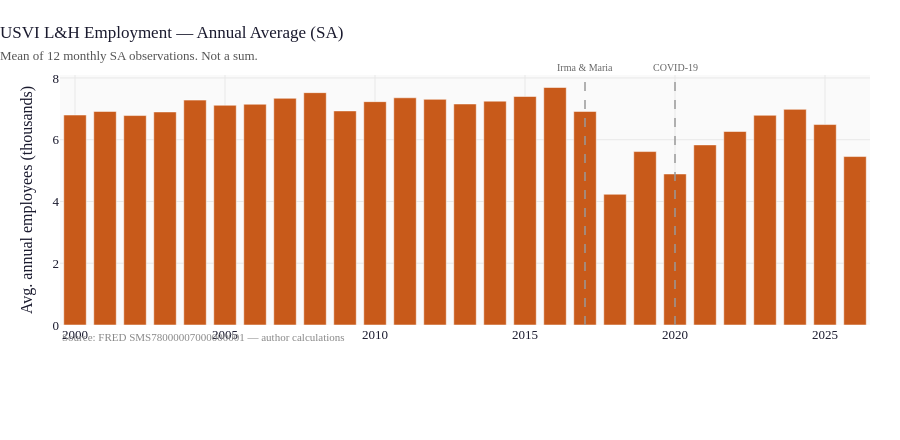

This figure's notebook cell:
### Markdown cell above
---
## 3. FRED Annual Averages

### Code cell
# Annual average SA employment (mean of monthly, not sum)
fred_ann = (
    fred.groupby("year")[["emp_sa", "emp_nsa"]]
    .mean()
    .reset_index()
    .rename(columns={"emp_sa": "sa_avg", "emp_nsa": "nsa_avg"})
)

fig = bar_chart(
    fred_ann.query("year >= 2000"),
    x="year",
    y="sa_avg",
    title="USVI L&H Employment — Annual Average (SA)",
    subtitle="Mean of 12 monthly SA observations. Not a sum.",
    y_label="Avg. annual employees (thousands)",
    color=PALETTE["employment"],
    source="FRED SMS78000007000000001 — author calculations",
    shock_x=[2017, 2020],
)
fig.show()

print("Annual average SA employment (thousands):")
print(fred_ann.query("year >= 2000").set_index("year").round(2).to_string())

### Figure 1 — Plotly figure (JSON) as saved in the notebook; plotly's stock layout.template omitted (floating-point values rounded to 4 significant figures)
{"data": [{"marker": {"color": "#c85a1a"}, "name": "sa_avg", "type": "bar", "x": [2000, 2001, 2002, 2003, 2004, 2005, 2006, 2007, 2008, 2009, 2010, 2011, 2012, 2013, 2014, 2015, 2016, 2017, 2018, 2019, 2020, 2021, 2022, 2023, 2024, 2025, 2026], "y": [6.8, 6.917, 6.783, 6.9, 7.283, 7.117, 7.15, 7.342, 7.525, 6.933, 7.233, 7.358, 7.308, 7.158, 7.25, 7.4, 7.692, 6.917, 4.233, 5.617, 4.892, 5.833, 6.267, 6.792, 6.983, 6.492, 5.456]}], "layout": {"annotations": [{"showarrow": false, "text": "<span style='color:#888;font-size:11px'>Source: FRED SMS78000007000000001 — author calculations</span>", "x": 0, "xanchor": "left", "xref": "paper", "y": -0.08, "yref": "paper"}, {"font": {"color": "#666", "size": 10}, "showarrow": false, "text": "Irma & Maria", "x": 2017, "xanchor": "center", "xref": "x", "y": 1, "yanchor": "bottom", "yref": "y domain"}, {"font": {"color": "#666", "size": 10}, "showarrow": false, "text": "COVID-19", "x": 2020, "xanchor": "center", "xref": "x", "y": 1, "yanchor": "bottom", "yref": "y domain"}], "bargap": 0.25, "height": 440, "shapes": [{"line": {"color": "#999999", "dash": "dash", "width": 1.5}, "type": "line", "x0": 2017, "x1": 2017, "xref": "x", "y0": 0, "y1": 1, "yref": "y domain"}, {"line": {"color": "#999999", "dash": "dash", "width": 1.5}, "type": "line", "x0": 2020, "x1": 2020, "xref": "x", "y0": 0, "y1": 1, "yref": "y domain"}], "title": {"font": {"size": 17}, "text": "USVI L&H Employment — Annual Average (SA)<br><span style='font-size:13px;color:#555'>Mean of 12 monthly SA observations. Not a sum.</span>", "x": 0}, "width": 900, "xaxis": {"title": {"text": ""}}, "yaxis": {"title": {"text": "Avg. annual employees (thousands)"}}}}
